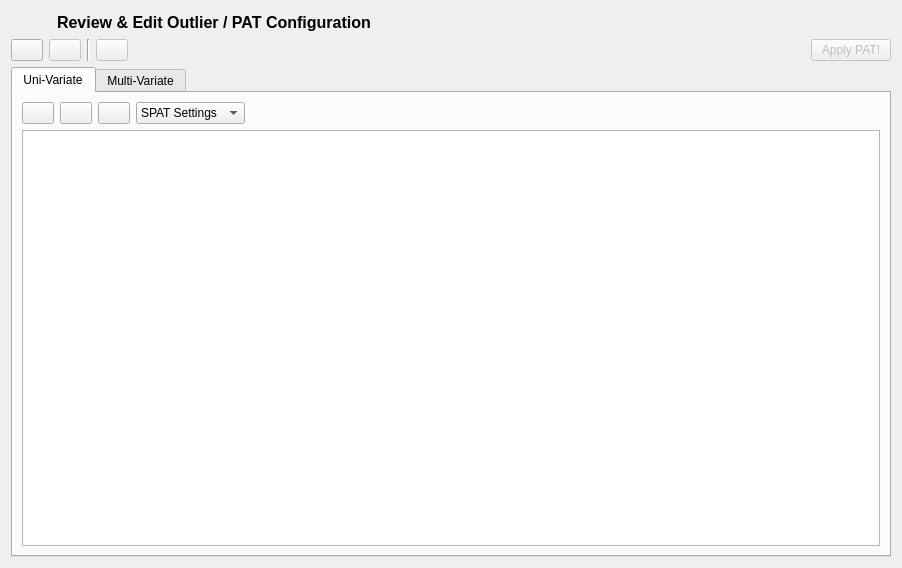
<?xml version="1.0" encoding="UTF-8"?>
<ui version="4.0">
 <class>PatRecipeGUI</class>
 <widget class="QWidget" name="PatRecipeGUI">
  <property name="geometry">
   <rect>
    <x>0</x>
    <y>0</y>
    <width>902</width>
    <height>568</height>
   </rect>
  </property>
  <property name="windowTitle">
   <string>PAT Recipe Editor</string>
  </property>
  <property name="windowIcon">
   <iconset resource="gex.qrc">
    <normaloff>:/gex/icons/gex_application_48x48.png</normaloff>:/gex/icons/gex_application_48x48.png</iconset>
  </property>
  <layout class="QGridLayout" name="gridLayout_2">
   <item row="0" column="0">
    <layout class="QHBoxLayout" name="horizontalLayout">
     <item>
      <widget class="QPushButton" name="mDetach">
       <property name="maximumSize">
        <size>
         <width>16777215</width>
         <height>26</height>
        </size>
       </property>
       <property name="toolTip">
        <string>Detach / Attach window...</string>
       </property>
       <property name="text">
        <string/>
       </property>
       <property name="icon">
        <iconset resource="../gex.qrc">
         <normaloff>:/gex/icons/pin.png</normaloff>:/gex/icons/pin.png</iconset>
       </property>
       <property name="iconSize">
        <size>
         <width>32</width>
         <height>32</height>
        </size>
       </property>
       <property name="checkable">
        <bool>true</bool>
       </property>
       <property name="flat">
        <bool>true</bool>
       </property>
      </widget>
     </item>
     <item>
      <widget class="QLabel" name="TextLabel">
       <property name="maximumSize">
        <size>
         <width>16777215</width>
         <height>26</height>
        </size>
       </property>
       <property name="font">
        <font>
         <family>Ms Sans Serif</family>
         <pointsize>12</pointsize>
         <weight>75</weight>
         <bold>true</bold>
        </font>
       </property>
       <property name="text">
        <string>Review &amp; Edit Outlier / PAT Configuration</string>
       </property>
       <property name="wordWrap">
        <bool>false</bool>
       </property>
      </widget>
     </item>
     <item>
      <spacer name="horizontalSpacer_2">
       <property name="orientation">
        <enum>Qt::Horizontal</enum>
       </property>
       <property name="sizeHint" stdset="0">
        <size>
         <width>40</width>
         <height>20</height>
        </size>
       </property>
      </spacer>
     </item>
    </layout>
   </item>
   <item row="1" column="0">
    <layout class="QHBoxLayout" name="horizontalLayout_2">
     <item>
      <widget class="QPushButton" name="mReadRecipe">
       <property name="maximumSize">
        <size>
         <width>32</width>
         <height>26</height>
        </size>
       </property>
       <property name="toolTip">
        <string>Select files to convert</string>
       </property>
       <property name="text">
        <string/>
       </property>
       <property name="icon">
        <iconset resource="../gex.qrc">
         <normaloff>:/gex/icons/file_open.png</normaloff>:/gex/icons/file_open.png</iconset>
       </property>
       <property name="iconSize">
        <size>
         <width>32</width>
         <height>32</height>
        </size>
       </property>
      </widget>
     </item>
     <item>
      <widget class="QPushButton" name="mWriteRecipe">
       <property name="enabled">
        <bool>false</bool>
       </property>
       <property name="maximumSize">
        <size>
         <width>32</width>
         <height>26</height>
        </size>
       </property>
       <property name="toolTip">
        <string>Save edits...</string>
       </property>
       <property name="text">
        <string/>
       </property>
       <property name="icon">
        <iconset resource="../gex.qrc">
         <normaloff>:/gex/icons/file_save.png</normaloff>:/gex/icons/file_save.png</iconset>
       </property>
       <property name="iconSize">
        <size>
         <width>32</width>
         <height>32</height>
        </size>
       </property>
      </widget>
     </item>
     <item>
      <widget class="Line" name="LineBreak_2">
       <property name="maximumSize">
        <size>
         <width>16777215</width>
         <height>26</height>
        </size>
       </property>
       <property name="frameShape">
        <enum>QFrame::VLine</enum>
       </property>
       <property name="frameShadow">
        <enum>QFrame::Sunken</enum>
       </property>
      </widget>
     </item>
     <item>
      <widget class="QPushButton" name="mEditRecipeOption">
       <property name="enabled">
        <bool>false</bool>
       </property>
       <property name="maximumSize">
        <size>
         <width>32</width>
         <height>26</height>
        </size>
       </property>
       <property name="toolTip">
        <string>Edit PAT global settings</string>
       </property>
       <property name="text">
        <string/>
       </property>
       <property name="icon">
        <iconset resource="../gex.qrc">
         <normaloff>:/gex/icons/pat_globals.png</normaloff>:/gex/icons/pat_globals.png</iconset>
       </property>
       <property name="iconSize">
        <size>
         <width>32</width>
         <height>32</height>
        </size>
       </property>
      </widget>
     </item>
     <item>
      <spacer name="horizontalSpacer_3">
       <property name="orientation">
        <enum>Qt::Horizontal</enum>
       </property>
       <property name="sizeHint" stdset="0">
        <size>
         <width>40</width>
         <height>20</height>
        </size>
       </property>
      </spacer>
     </item>
     <item>
      <widget class="QPushButton" name="mApplyPAT">
       <property name="enabled">
        <bool>false</bool>
       </property>
       <property name="maximumSize">
        <size>
         <width>16777215</width>
         <height>26</height>
        </size>
       </property>
       <property name="toolTip">
        <string>Save config file and Process test data file (apply PAT limits)...</string>
       </property>
       <property name="text">
        <string>Apply PAT!</string>
       </property>
      </widget>
     </item>
    </layout>
   </item>
   <item row="2" column="0">
    <widget class="QTabWidget" name="mRecipeData">
     <property name="currentIndex">
      <number>0</number>
     </property>
     <widget class="QWidget" name="mUnivariate">
      <attribute name="title">
       <string>Uni-Variate</string>
      </attribute>
      <layout class="QGridLayout" name="gridLayout">
       <item row="1" column="0">
        <widget class="QTableWidget" name="mUnivariateTree">
         <attribute name="horizontalHeaderDefaultSectionSize">
          <number>60</number>
         </attribute>
         <attribute name="verticalHeaderDefaultSectionSize">
          <number>25</number>
         </attribute>
        </widget>
       </item>
       <item row="0" column="0">
        <layout class="QHBoxLayout" name="horizontalLayout_3">
         <item>
          <widget class="QPushButton" name="mFindTest">
           <property name="maximumSize">
            <size>
             <width>32</width>
             <height>26</height>
            </size>
           </property>
           <property name="toolTip">
            <string>Find test in recipe</string>
           </property>
           <property name="text">
            <string/>
           </property>
           <property name="icon">
            <iconset resource="../gex.qrc">
             <normaloff>:/gex/icons/find.png</normaloff>:/gex/icons/find.png</iconset>
           </property>
           <property name="iconSize">
            <size>
             <width>16</width>
             <height>16</height>
            </size>
           </property>
           <property name="checkable">
            <bool>false</bool>
           </property>
          </widget>
         </item>
         <item>
          <widget class="QPushButton" name="mAddPatTests">
           <property name="maximumSize">
            <size>
             <width>32</width>
             <height>26</height>
            </size>
           </property>
           <property name="toolTip">
            <string>Add tests to PAT recipe, Update tests Spec. Limits (LL. HL.)</string>
           </property>
           <property name="text">
            <string/>
           </property>
           <property name="icon">
            <iconset resource="../gex.qrc">
             <normaloff>:/gex/icons/pat_tests.png</normaloff>:/gex/icons/pat_tests.png</iconset>
           </property>
           <property name="iconSize">
            <size>
             <width>32</width>
             <height>32</height>
            </size>
           </property>
          </widget>
         </item>
         <item>
          <widget class="QPushButton" name="mExportStaticPatLimits">
           <property name="maximumSize">
            <size>
             <width>32</width>
             <height>26</height>
            </size>
           </property>
           <property name="toolTip">
            <string>Export Static PAT limits to CSV file</string>
           </property>
           <property name="text">
            <string/>
           </property>
           <property name="icon">
            <iconset resource="../gex.qrc">
             <normaloff>:/gex/icons/csv_spreadsheet.png</normaloff>:/gex/icons/csv_spreadsheet.png</iconset>
           </property>
           <property name="iconSize">
            <size>
             <width>32</width>
             <height>32</height>
            </size>
           </property>
          </widget>
         </item>
         <item>
          <widget class="QComboBox" name="mPATSettings">
           <property name="maximumSize">
            <size>
             <width>16777215</width>
             <height>26</height>
            </size>
           </property>
           <property name="toolTip">
            <string>Toggle test edits: PAT settings, or SPC settings (applies to Final Test only)</string>
           </property>
           <item>
            <property name="text">
             <string>SPAT Settings</string>
            </property>
           </item>
           <item>
            <property name="text">
             <string>DPAT Settings</string>
            </property>
           </item>
           <item>
            <property name="text">
             <string>NNR Settings</string>
            </property>
           </item>
           <item>
            <property name="text">
             <string>SPC Settings</string>
            </property>
           </item>
          </widget>
         </item>
         <item>
          <spacer name="horizontalSpacer">
           <property name="orientation">
            <enum>Qt::Horizontal</enum>
           </property>
           <property name="sizeHint" stdset="0">
            <size>
             <width>40</width>
             <height>20</height>
            </size>
           </property>
          </spacer>
         </item>
        </layout>
       </item>
      </layout>
     </widget>
     <widget class="QWidget" name="mMultivariate">
      <attribute name="title">
       <string>Multi-Variate</string>
      </attribute>
      <layout class="QGridLayout" name="gridLayout_3">
       <item row="0" column="0">
        <layout class="QHBoxLayout" name="horizontalLayout_4">
         <item>
          <widget class="QPushButton" name="mNewRule">
           <property name="maximumSize">
            <size>
             <width>32</width>
             <height>26</height>
            </size>
           </property>
           <property name="toolTip">
            <string>Create new multivariate rule</string>
           </property>
           <property name="text">
            <string/>
           </property>
           <property name="icon">
            <iconset resource="../gex.qrc">
             <normaloff>:/gex/icons/script_new.png</normaloff>:/gex/icons/script_new.png</iconset>
           </property>
           <property name="iconSize">
            <size>
             <width>24</width>
             <height>24</height>
            </size>
           </property>
          </widget>
         </item>
         <item>
          <widget class="QPushButton" name="mDuplicateRule">
           <property name="maximumSize">
            <size>
             <width>32</width>
             <height>26</height>
            </size>
           </property>
           <property name="toolTip">
            <string>Duplicate a multivariate rule</string>
           </property>
           <property name="text">
            <string/>
           </property>
           <property name="icon">
            <iconset resource="../gex.qrc">
             <normaloff>:/gex/icons/clipboard.png</normaloff>:/gex/icons/clipboard.png</iconset>
           </property>
           <property name="iconSize">
            <size>
             <width>22</width>
             <height>22</height>
            </size>
           </property>
          </widget>
         </item>
         <item>
          <widget class="QPushButton" name="mDeleteRule">
           <property name="maximumSize">
            <size>
             <width>32</width>
             <height>26</height>
            </size>
           </property>
           <property name="toolTip">
            <string>Remove a multivariate rule</string>
           </property>
           <property name="text">
            <string/>
           </property>
           <property name="icon">
            <iconset resource="../gex.qrc">
             <normaloff>:/gex/icons/file_remove.png</normaloff>:/gex/icons/file_remove.png</iconset>
           </property>
          </widget>
         </item>
         <item>
          <widget class="Line" name="line">
           <property name="orientation">
            <enum>Qt::Vertical</enum>
           </property>
          </widget>
         </item>
         <item>
          <widget class="QPushButton" name="mEditTestList">
           <property name="maximumSize">
            <size>
             <width>32</width>
             <height>26</height>
            </size>
           </property>
           <property name="toolTip">
            <string>Edit test list</string>
           </property>
           <property name="text">
            <string/>
           </property>
           <property name="icon">
            <iconset resource="../gex.qrc">
             <normaloff>:/gex/icons/script_edit.png</normaloff>:/gex/icons/script_edit.png</iconset>
           </property>
          </widget>
         </item>
         <item>
          <widget class="Line" name="line_2">
           <property name="orientation">
            <enum>Qt::Vertical</enum>
           </property>
          </widget>
         </item>
         <item>
          <widget class="QPushButton" name="mRuleUp">
           <property name="sizePolicy">
            <sizepolicy hsizetype="Minimum" vsizetype="Fixed">
             <horstretch>0</horstretch>
             <verstretch>0</verstretch>
            </sizepolicy>
           </property>
           <property name="minimumSize">
            <size>
             <width>0</width>
             <height>0</height>
            </size>
           </property>
           <property name="maximumSize">
            <size>
             <width>32</width>
             <height>26</height>
            </size>
           </property>
           <property name="toolTip">
            <string>Move up a multivariate rule</string>
           </property>
           <property name="text">
            <string/>
           </property>
           <property name="icon">
            <iconset resource="../gex.qrc">
             <normaloff>:/gex/icons/arrow_up.png</normaloff>:/gex/icons/arrow_up.png</iconset>
           </property>
           <property name="iconSize">
            <size>
             <width>32</width>
             <height>32</height>
            </size>
           </property>
          </widget>
         </item>
         <item>
          <widget class="QPushButton" name="mRuleDown">
           <property name="minimumSize">
            <size>
             <width>0</width>
             <height>0</height>
            </size>
           </property>
           <property name="maximumSize">
            <size>
             <width>32</width>
             <height>26</height>
            </size>
           </property>
           <property name="toolTip">
            <string>Move down a multivariate rule</string>
           </property>
           <property name="text">
            <string/>
           </property>
           <property name="icon">
            <iconset resource="../gex.qrc">
             <normaloff>:/gex/icons/arrow_down.png</normaloff>:/gex/icons/arrow_down.png</iconset>
           </property>
           <property name="iconSize">
            <size>
             <width>32</width>
             <height>32</height>
            </size>
           </property>
          </widget>
         </item>
         <item>
          <spacer name="horizontalSpacer_4">
           <property name="orientation">
            <enum>Qt::Horizontal</enum>
           </property>
           <property name="sizeHint" stdset="0">
            <size>
             <width>40</width>
             <height>20</height>
            </size>
           </property>
          </spacer>
         </item>
         <item>
          <widget class="QPushButton" name="mAddMVRule">
           <property name="maximumSize">
            <size>
             <width>32</width>
             <height>26</height>
            </size>
           </property>
           <property name="toolTip">
            <string>Add tests to PAT recipe, Update tests Spec. Limits (LL. HL.)</string>
           </property>
           <property name="text">
            <string/>
           </property>
           <property name="icon">
            <iconset resource="../gex.qrc">
             <normaloff>:/gex/icons/pat_tests.png</normaloff>:/gex/icons/pat_tests.png</iconset>
           </property>
           <property name="iconSize">
            <size>
             <width>32</width>
             <height>32</height>
            </size>
           </property>
          </widget>
         </item>
        </layout>
       </item>
       <item row="1" column="0">
        <widget class="QTreeWidget" name="mMultivariateTree">
         <attribute name="headerDefaultSectionSize">
          <number>70</number>
         </attribute>
         <column>
          <property name="text">
           <string notr="true">1</string>
          </property>
         </column>
        </widget>
       </item>
      </layout>
     </widget>
    </widget>
   </item>
  </layout>
 </widget>
 <resources>
  <include location="../gex.qrc"/>
 </resources>
 <connections/>
</ui>
